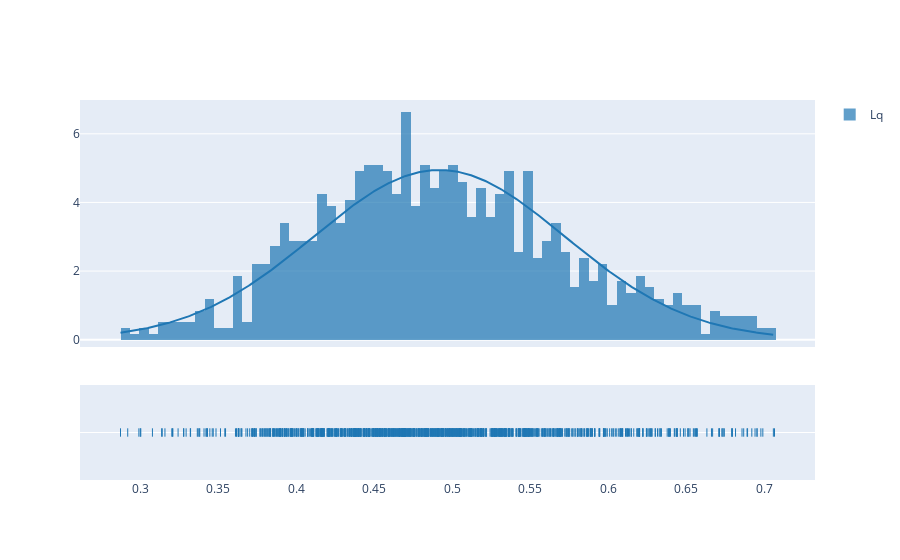

Here is the notebook cell this chart was saved with:
### Code cell
fig = ff.create_distplot([data_without_outliers], [opcao], curve_type='normal', bin_size=0.006)
fig.show()

### Figure 1 — Plotly figure (JSON) as saved in the notebook; plotly's stock layout.template omitted (floating-point values rounded to 4 significant figures; data arrays with more than 128 entries replaced by an {"elided": "..."} marker saying what was removed)
{"data": [{"autobinx": false, "histnorm": "probability density", "legendgroup": "Lq", "marker": {"color": "rgb(31, 119, 180)"}, "name": "Lq", "opacity": 0.7, "type": "histogram", "x": {"elided": "981 float values"}, "xaxis": "x", "xbins": {"end": 0.7065, "size": 0.006, "start": 0.2874}, "yaxis": "y"}, {"legendgroup": "Lq", "marker": {"color": "rgb(31, 119, 180)"}, "mode": "lines", "name": "Lq", "showlegend": false, "type": "scatter", "x": {"elided": "500 float values"}, "xaxis": "x", "y": {"elided": "500 float values"}, "yaxis": "y"}, {"legendgroup": "Lq", "marker": {"color": "rgb(31, 119, 180)", "symbol": "line-ns-open"}, "mode": "markers", "name": "Lq", "showlegend": false, "type": "scatter", "x": {"elided": "981 float values"}, "xaxis": "x", "y": {"elided": "981 str values"}, "yaxis": "y2"}], "layout": {"barmode": "overlay", "hovermode": "closest", "legend": {"traceorder": "reversed"}, "xaxis": {"anchor": "y2", "domain": [0, 1], "zeroline": false}, "yaxis": {"anchor": "free", "domain": [0.35, 1], "position": 0}, "yaxis2": {"anchor": "x", "domain": [0, 0.25], "dtick": 1, "showticklabels": false}}}
